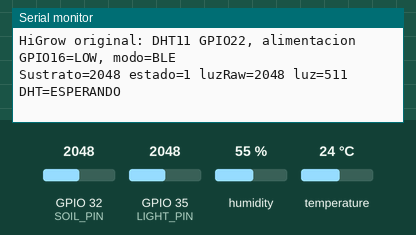
This sketch was run on a simulated ESP32. Parts: the last lines printed to the serial monitor. Inputs (shaded band) come from the test bench; at power-on: humidity 55 %, GPIO 32 (SOIL_PIN) = 2048, GPIO 35 (LIGHT_PIN) = 2048, temperature 24 °C (analog values on the 0–4095 scale). Nothing arrives over Bluetooth unless stated; a phone connects over Bluetooth LE 3 s after start.

Above: at 1.2 s.
1.3 s: humidity set to 22 %
At 3.2 s:
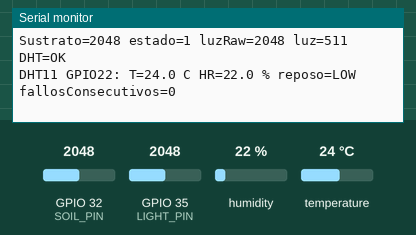
3.5 s: GPIO 32 (SOIL_PIN) set to 2140
At 4.8 s:
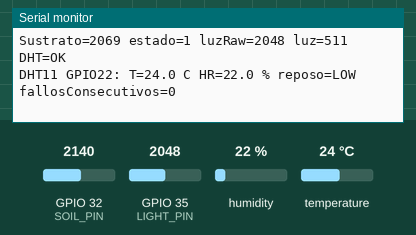
5.0 s: GPIO 35 (LIGHT_PIN) set to 2140
At 6.4 s:
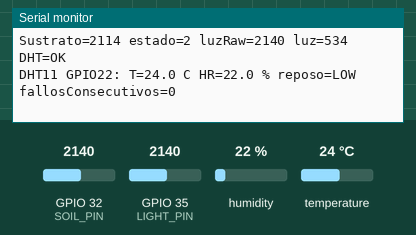
6.5 s: temperature set to 12 °C
8.0 s: GPIO 32 (SOIL_PIN) set to 2060
At 8.4 s:
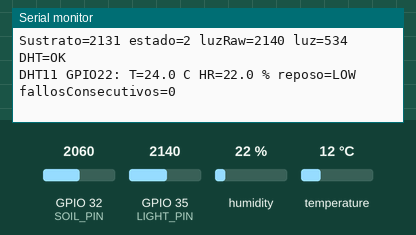
9.5 s: GPIO 35 (LIGHT_PIN) set to 2060
At 10.8 s:
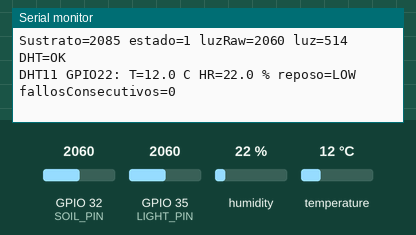
Timing chart, 0 to 12.0 s (numbered marks = the images above; inputs shaded):
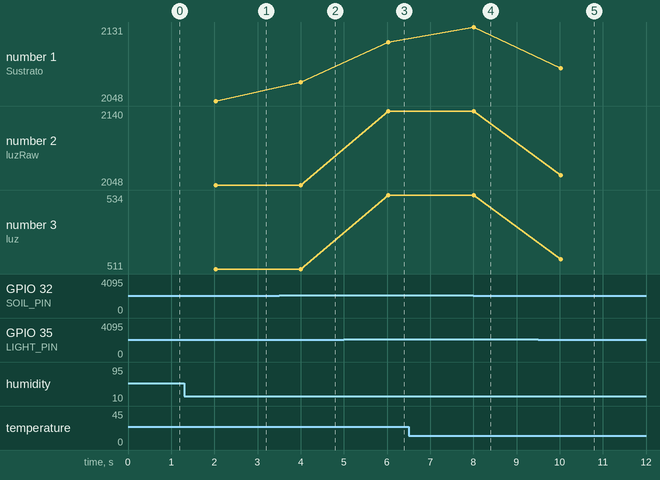

Measured:
- after the input at 1.3 s, the serial monitor: prints a new line after 0.73 s (image 1)
- after the input at 3.5 s, the serial monitor: prints a new line after 0.51 s (image 2)
- after the input at 5.0 s, the serial monitor: prints a new line after 1.0 s (image 3)
- after the input at 9.5 s, the serial monitor: prints a new line after 0.53 s (image 5)
- plotted number 1: 2048 → 2069 after the input at 3.5 s
- plotted number 2: 2048 → 2140 after the input at 5.0 s, 2140 → 2060 after the input at 9.5 s
- plotted number 3: 511 → 534 after the input at 5.0 s, 534 → 514 after the input at 9.5 s

The sketch:

HiGrowMonitor.ino
```cpp
// ESP32 original (HiGrow), Arduino-ESP32 3.3.12, Bluedroid incluido.
#include <Arduino.h>
#include <BLEDevice.h>
#include <BLEServer.h>
#include <BLEUtils.h>
#include <BLE2902.h>
#include <DHT.h>
#ifdef DHT11
#error "Biblioteca DHT antigua detectada. Usa DHT sensor library by Adafruit 1.4.6; consulta docs/DHT_TROUBLESHOOTING.md."
#endif
#include <atomic>
#include <math.h>
#include "SensorProtocol.h"
#include "BoardConfig.h"

constexpr uint32_t SAMPLE_INTERVAL_MS = 2000;
constexpr uint32_t FILTER_INTERVAL_MS = 100;
DHT dht(board::DHT_PIN, DHT11);
BLECharacteristic* measurement = nullptr;
BLE2902* cccd = nullptr;
std::atomic<bool> connected{false};
std::atomic<bool> restartAdvertising{false};
double asoilmoist = 0;
uint32_t lastSample = 0;
uint32_t lastFilter = 0;
bool advertisingPending = false;
uint32_t advertisingRequestedAt = 0;
uint32_t consecutiveDhtErrors = 0;

class ServerCallbacks : public BLEServerCallbacks {
  void onConnect(BLEServer*) override { connected.store(true); }
  void onDisconnect(BLEServer*) override {
    connected.store(false);
    restartAdvertising.store(true);
  }
};

void publish(bool readDht) {
  const int idleLevel = digitalRead(board::DHT_PIN);
  const float temperature = readDht ? dht.readTemperature() : NAN;
  const float humidity = readDht ? dht.readHumidity() : NAN;
  const bool valid = isfinite(temperature) && isfinite(humidity) &&
      temperature >= -40 && temperature <= 80 && humidity >= 0 && humidity <= 100;
  const uint16_t soilAdc = static_cast<uint16_t>(lround(asoilmoist));
  const int luzRaw = analogRead(35);
  // Se reutiliza la misma muestra: equivalente a map(analogRead(35), ...).
  const int luz = map(luzRaw, 0, 4095, 0, 1023);
  uint8_t packet[higrow::PACKET_SIZE];
  higrow::encode(packet, valid ? static_cast<int16_t>(lroundf(temperature * 10)) : 0,
      valid ? static_cast<uint16_t>(lroundf(humidity * 10)) : 0,
      soilAdc, static_cast<uint16_t>(luzRaw), valid);
  if (measurement != nullptr) {
    measurement->setValue(packet, sizeof(packet));
    if (connected.load() && cccd->getNotifications()) measurement->notify();
  }
  const char* dhtStatus = !readDht ? "ESPERANDO" : (valid ? "OK" : "ERROR");
  Serial.printf("Sustrato=%u estado=%u luzRaw=%d luz=%d DHT=%s\n",
      soilAdc, packet[9], luzRaw, luz, dhtStatus);
  if (readDht) {
    consecutiveDhtErrors = valid ? 0 : consecutiveDhtErrors + 1;
    Serial.printf("DHT11 GPIO%u: T=%.1f C HR=%.1f %% reposo=%s fallosConsecutivos=%lu\n",
        board::DHT_PIN, temperature, humidity, idleLevel == HIGH ? "HIGH" : "LOW",
        static_cast<unsigned long>(consecutiveDhtErrors));
    if (!valid && consecutiveDhtErrors == 3) {
      Serial.println("DHT: revisa alimentacion/pin/modelo. Prueba HIGROW_DIAGNOSTIC_ONLY=1 en BoardConfig.h.");
    }
  }
}

void setup() {
  Serial.begin(115200);
  board::enableSensorPower();
  Serial.printf("HiGrow original: DHT11 GPIO%u, alimentacion GPIO%d=%s, modo=%s\n",
      board::DHT_PIN, board::SENSOR_POWER_PIN, board::SENSOR_POWER_ON == LOW ? "LOW" : "HIGH",
      board::DIAGNOSTIC_ONLY ? "DIAGNOSTICO SIN BLE" : "BLE");
  pinMode(board::SOIL_PIN, INPUT);
  pinMode(board::LIGHT_PIN, INPUT);
  analogReadResolution(12);
  analogSetPinAttenuation(board::SOIL_PIN, ADC_11db);
  analogSetPinAttenuation(board::LIGHT_PIN, ADC_11db);
  asoilmoist = analogRead(32);  // Primera lectura real, sin partir de cero.
  dht.begin(board::DHT_PULL_TIME_US);
  if (board::DIAGNOSTIC_ONLY) {
    // Primer intento tras 2 s de alimentación, programado con millis().
    lastSample = lastFilter = millis();
    return;
  }
  BLEDevice::init(higrow::DEVICE_NAME);
  BLEServer* server = BLEDevice::createServer();
  server->setCallbacks(new ServerCallbacks());
  BLEService* service = server->createService(higrow::SERVICE_UUID);
  measurement = service->createCharacteristic(higrow::SENSOR_UUID,
      BLECharacteristic::PROPERTY_READ | BLECharacteristic::PROPERTY_NOTIFY);
  cccd = new BLE2902();
  measurement->addDescriptor(cccd);
  publish(false);  // READ inicial: ADC reales, DHT marcado inválido hasta los 2 s.
  service->start();
  BLEAdvertising* advertising = BLEDevice::getAdvertising();
  advertising->addServiceUUID(higrow::SERVICE_UUID);
  advertising->setScanResponse(true);  // Nombre en scan response (adv cabe en 31 B).
  advertising->start();
  lastSample = lastFilter = millis();
}

void loop() {
  const uint32_t now = millis();
  if (restartAdvertising.exchange(false)) {
    advertisingPending = true;
    advertisingRequestedAt = now;
  }
  // Dejar terminar el evento de desconexión sin bloquear el muestreo.
  if (advertisingPending && static_cast<uint32_t>(now - advertisingRequestedAt) >= 200) {
    advertisingPending = false;
    if (!connected.load()) BLEDevice::startAdvertising();
  }
  if (static_cast<uint32_t>(now - lastFilter) >= FILTER_INTERVAL_MS) {
    lastFilter = now;
    asoilmoist = 0.95 * asoilmoist + 0.05 * analogRead(32);
  }
  if (static_cast<uint32_t>(now - lastSample) >= SAMPLE_INTERVAL_MS) {
    lastSample = now;
    publish(true);
  }
  yield();
}
```

SensorProtocol.h
```cpp
#pragma once
#include <stdint.h>

namespace higrow {
constexpr char DEVICE_NAME[] = "HiGrow-ESP32";
constexpr char SERVICE_UUID[] = "7b183224-9168-443e-a927-7aeea07e8101";
constexpr char SENSOR_UUID[] = "7b183224-9168-443e-a927-7aeea07e8102";
constexpr uint8_t PACKET_SIZE = 12;
constexpr uint8_t VERSION = 1;
constexpr uint16_t SOIL_WET_MAX = 1700;
constexpr uint16_t SOIL_DRY_MIN = 2100;

inline uint8_t soilState(uint16_t adc) {
  return adc >= SOIL_DRY_MIN ? 2 : (adc > SOIL_WET_MAX ? 1 : 0);
}
inline void write16(uint8_t* dst, uint16_t value) {
  dst[0] = static_cast<uint8_t>(value & 0xff);
  dst[1] = static_cast<uint8_t>(value >> 8);
}
inline void encode(uint8_t* packet, int16_t temperatureTenths,
                   uint16_t humidityTenths, uint16_t soilAdc,
                   uint16_t lightAdc, bool dhtValid) {
  packet[0] = VERSION;
  write16(packet + 1, dhtValid ? static_cast<uint16_t>(temperatureTenths) : 0);
  write16(packet + 3, dhtValid ? humidityTenths : 0);
  write16(packet + 5, soilAdc);
  write16(packet + 7, lightAdc);
  packet[9] = soilState(soilAdc);
  packet[10] = dhtValid ? 1 : 0;
  packet[11] = 0;
}
}  // namespace higrow
```

BoardConfig.h
```cpp
#pragma once
#include <Arduino.h>

#ifndef HIGROW_DIAGNOSTIC_ONLY
#define HIGROW_DIAGNOSTIC_ONLY 0
#endif

// HiGrow original de https://www.hobbyelectronica.nl/en/product/esp32-plant-sensor-higrow/
// Referencia: mrdevrobot/HiGrow-Arduino-Esp, HiGrowEsp32/HiGrowEsp32.ino.
// No confundir con LilyGO T-HiGrow: DHT GPIO16, POWER_CTRL GPIO4 HIGH.
namespace board {
constexpr uint8_t DHT_PIN = 22;
constexpr uint8_t SOIL_PIN = 32;
constexpr uint8_t LIGHT_PIN = 35;  // LDR externo del proyecto, no el sensor de luz integrado.
constexpr int8_t SENSOR_POWER_PIN = 16;  // -1 si los sensores tienen alimentación permanente.
constexpr uint8_t SENSOR_POWER_ON = LOW;
constexpr uint8_t DHT_PULL_TIME_US = 55;  // Valor predeterminado de Adafruit DHT 1.4.6.
// true: mismos pines/lecturas por serie, radio BLE sin iniciar. Para aislar fallos DHT.
constexpr bool DIAGNOSTIC_ONLY = HIGROW_DIAGNOSTIC_ONLY != 0;

inline void enableSensorPower() {
  if (SENSOR_POWER_PIN >= 0) {
    pinMode(SENSOR_POWER_PIN, OUTPUT);
    digitalWrite(SENSOR_POWER_PIN, SENSOR_POWER_ON);
  }
}
}  // namespace board
```
